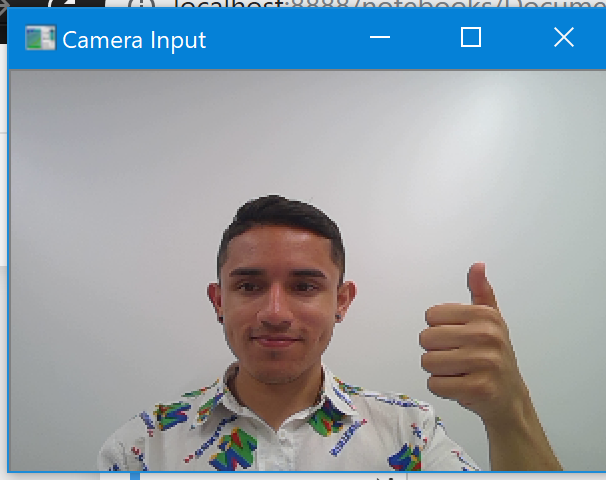
#> input picture gesture_recognition/media/checkpoint1.PNG, 606 x 480 px, given in place of the camera
$ python gesture_opencv.py   (older library calls are emulated)
#> lines starting #> are read from the running program, lines starting #| are printed output that depends on the picture; after the words box and inside, x2 and y2 are one past the last pixel; in counts of white or black regions, pixels touching at a corner belong together
#!/usr/bin/python3
# coding=utf8

import cv2
import numpy as np
import math


def count_fingers(contour, drawing):

    hull = cv2.convexHull(contour, returnPoints=False)
    defects = cv2.convexityDefects(contour, hull)

    if defects is None:
        return 0

    finger_count = 0

    for i in range(defects.shape[0]):
        s, e, f, d = defects[i, 0]

        start = tuple(contour[s][0])
        end = tuple(contour[e][0])
        far = tuple(contour[f][0])

        a = math.sqrt((start[0] - end[0])**2 + (start[1] - end[1])**2)
        b = math.sqrt((start[0] - far[0])**2 + (start[1] - far[1])**2)
        c = math.sqrt((end[0] - far[0])**2 + (end[1] - far[1])**2)
        angle = math.acos((b**2 + c**2 - a**2) / (2*b*c))

        if angle <= math.pi / 2:
            finger_count += 1
            cv2.circle(drawing, far, 5, [0, 0, 255], -1)

    return finger_count


def main():

    cap = cv2.VideoCapture(0)

    print("OpenCV Gesture Recognition Started")

    while True:
        ret, frame = cap.read()
#> frame is the input picture: shape (480, 606, 3); mean B, G, R 169.8, 160.4, 148
        if not ret:
            break

        frame = cv2.flip(frame, 1)
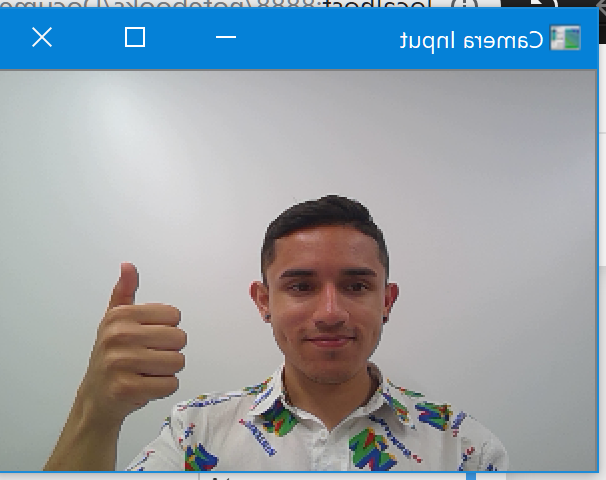
#> frame: shape (480, 606, 3); mean B, G, R 169.8, 160.4, 148
        roi = frame[100:400, 100:400]
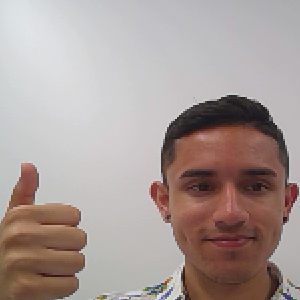
#> roi: shape (300, 300, 3); mean B, G, R 151.4, 155.5, 169.1

        hsv = cv2.cvtColor(roi, cv2.COLOR_BGR2HSV)
#> hsv: shape (300, 300, 3); mean H, S, V 62.4, 40.3, 169.9

        # Basic skin color range (may need tweaking)
        lower_skin = np.array([0, 30, 60])
        upper_skin = np.array([20, 150, 255])

        mask = cv2.inRange(hsv, lower_skin, upper_skin)
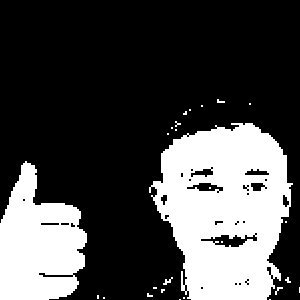
#> mask: shape (300, 300); 29% white; 26 white regions (20 under 20 px)

        mask = cv2.GaussianBlur(mask, (5, 5), 0)
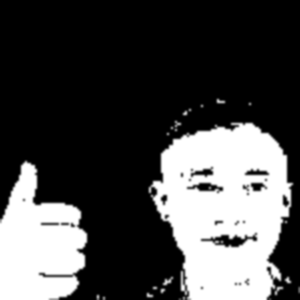
#> mask: shape (300, 300); min 0, max 255, mean 74

        _, contours, _ = cv2.findContours(mask, cv2.RETR_TREE, cv2.CHAIN_APPROX_SIMPLE)
#> contours = 16 contours, 4 with area under 20; largest, box (x1, y1, x2, y2) and area: (147, 119, 295, 300) 20204, (0, 159, 89, 300) 8866, (145, 275, 175, 299) 247, (222, 236, 242, 246) 84, (181, 107, 193, 117) 68
        gesture = "No hand"

        if contours:
            contour = max(contours, key=cv2.contourArea)
#> contour = contour of 253 points, box (x1, y1, x2, y2) (147, 119, 295, 300), area 20204

            if cv2.contourArea(contour) > 2000:

                drawing = roi.copy()
                fingers = count_fingers(contour, drawing)
#> in count_fingers, `hull = cv2.convexHull(contour, returnPoints=False)`: hull = [252, 204, 192, 177, 168, 165, 164, 110, 101, 98, 97, 34, 33, 6, 0]
#> in count_fingers, `defects = cv2.convexityDefects(contour, hull)`: defects = [[0, 6, 1, 710], [6, 33, 25, 2833], [34, 97, 81, 4431], [98, 101, 100, 572], [101, 110, 109, 1166], [110, 164, 135, 5772], [165, 168, 167, 1448], [168, 177, 170, 710], [177, 192, 178, 181], [192, 204, 193, 950], [204, 252, 238, 4654]]
#> the loop in count_fingers, `for i in range(defects.shape[0]):` made 11 passes
#> (s, e, f, d, start, end, far, a) on passes 1 to 10: (0, 6, 1, 710, (173, 119), (165, 131), (173, 124), 14.42), (6, 33, 25, 2833, (165, 131), (147, 185), (161, 178), 56.92), (34, 97, 81, 4431, (147, 194), (177, 299), (183, 257), 109.2), (98, 101, 100, 572, (272, 299), (278, 296), (273, 296), 6.71), (101, 110, 109, 1166, (278, 296), (292, 284), (285, 284), 18.44), (110, 164, 135, 5772, (292, 284), (294, 186), (270, 257), 98.02), (165, 168, 167, 1448, (294, 181), (288, 153), (288, 180), 28.64), (168, 177, 170, 710, (288, 153), (280, 141), (284, 152), 14.42), (177, 192, 178, 181, (280, 141), (270, 131), (279, 141), 14.14), (192, 204, 193, 950, (270, 131), (254, 121), (263, 131), 18.87)
#> after the loop in count_fingers, `for i in range(defects.shape[0]):`: drawing: shape (300, 300, 3); 0.09% of pixels changed, all inside (x1, y1, x2, y2) = (166, 132, 177, 143)
#> after the loop in count_fingers, `for i in range(defects.shape[0]):`: finger_count = 1
#> fingers = 1

                if fingers == 0:
                    gesture = "FIST"
                elif fingers == 1:
                    gesture = "ONE"
                elif fingers == 2:
                    gesture = "TWO"
                elif fingers == 3:
                    gesture = "THREE"
                elif fingers >= 4:
                    gesture = "OPEN"

                cv2.drawContours(roi, [contour], -1, (0, 255, 0), 2)
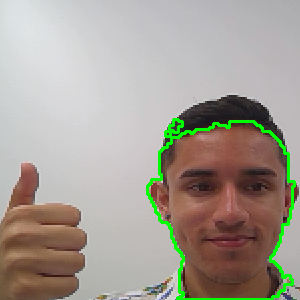
#> roi: shape (300, 300, 3); 2.38% of pixels changed, all inside (x1, y1, x2, y2) = (146, 118, 296, 300)

        cv2.putText(frame, f"Gesture: {gesture}", (50, 50),
                    cv2.FONT_HERSHEY_SIMPLEX, 1,
                    (0, 255, 0), 2)

        cv2.rectangle(frame, (100, 100), (400, 400), (255, 0, 0), 2)
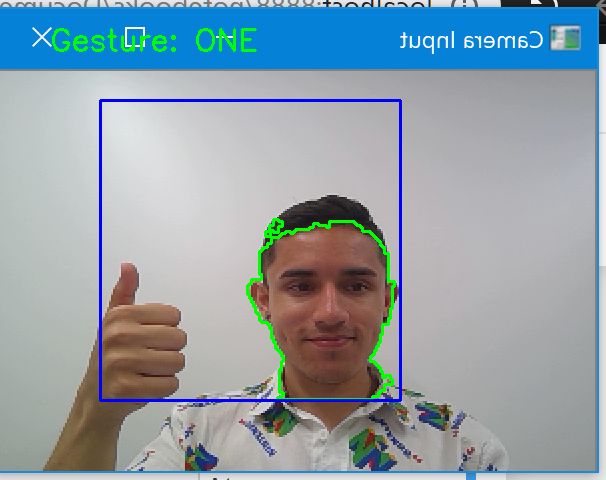
#> frame: shape (480, 606, 3); mean B, G, R 169.1, 159.9, 145

        cv2.imshow("Gesture Recognition", frame)
        cv2.imshow("Mask", mask)

        if cv2.waitKey(1) == 27:
#> (key Esc is pressed here)
            break

    cap.release()
    cv2.destroyAllWindows()


if __name__ == "__main__":
    main()

$ run again, on gesture_recognition/media/checkpoint2.PNG
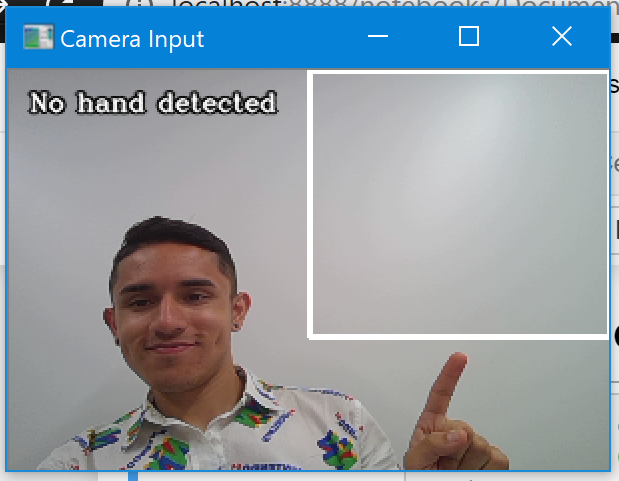
#> input picture gesture_recognition/media/checkpoint2.PNG, 619 x 481 px, given in place of the camera
#> in main, frame is the input picture: shape (481, 619, 3); mean B, G, R 166.7, 156.4, 142.8
#> hsv: shape (300, 300, 3); mean H, S, V 68.6, 10.2, 182.9
#> in main, `mask = cv2.inRange(hsv, lower_skin, upper_skin)`:
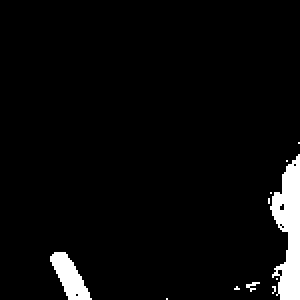
#> mask: shape (300, 300); 4.3% white; 11 white regions (7 under 20 px)
#> contours = 6 contours, 2 with area under 20; largest, box (x1, y1, x2, y2) and area: (266, 152, 300, 300) 3214, (48, 250, 94, 300) 1277, (244, 280, 262, 294) 155, (232, 284, 242, 292) 56
#> contour = contour of 79 points, box (x1, y1, x2, y2) (266, 152, 300, 300), area 3214
#> hull = [78, 77, 76, 70, 19, 18, 15, 6, 0]
#> defects = [[0, 6, 5, 1030], [6, 15, 13, 2633], [15, 18, 16, 405], [19, 70, 42, 4785], [70, 76, 71, 343]]
#> the loop in count_fingers, `for i in range(defects.shape[0]):` made 5 passes
#> (s, e, f, d, start, end, far, a) on passes 1 to 5: (0, 6, 5, 1030, (296, 152), (284, 158), (293, 158), 13.42), (6, 15, 13, 2633, (284, 158), (268, 190), (280, 189), 35.78), (15, 18, 16, 405, (268, 190), (266, 196), (268, 195), 6.32), (19, 70, 42, 4785, (266, 205), (270, 295), (286, 234), 90.09), (70, 76, 71, 343, (270, 295), (278, 299), (273, 295), 8.94)
#> after the loop in count_fingers, `for i in range(defects.shape[0]):`: finger_count = 0
#> in main, `cv2.rectangle(frame, (100, 100), (400, 400), (255, 0, 0), 2)`:
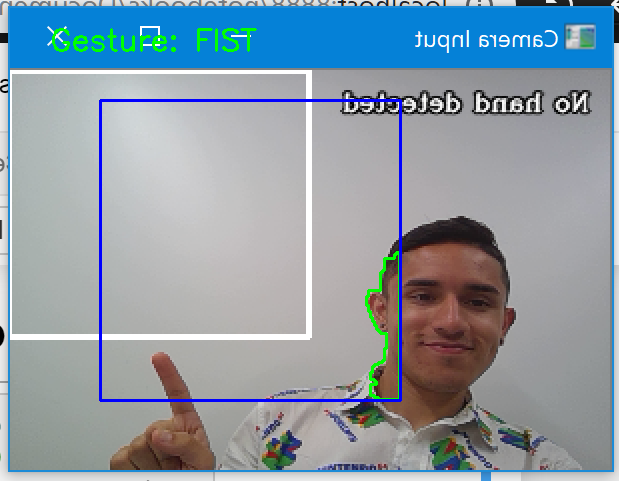
#> frame: shape (481, 619, 3); mean B, G, R 166.5, 155.4, 140.4
